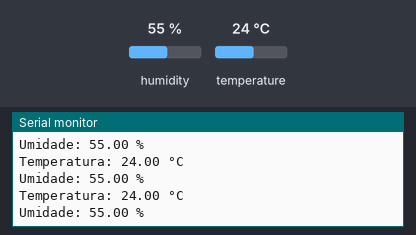
Recording of a sketch running on a simulated Arduino Mega 2560, built with avr-gcc and run on an emulated ATmega2560. On the bench: the last lines printed to the serial monitor. Inputs (shaded band) come from the test bench; at power-on: humidity 55 %, temperature 24 °C.

Above: at 3.8 s.
3.9 s: humidity set to 22 %
At 6.6 s:
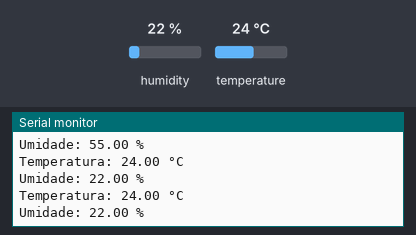
6.8 s: temperature set to 12 °C
At 8.4 s:
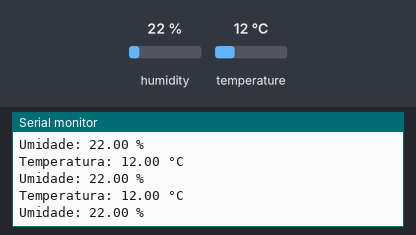
9.7 s: humidity set to 40 %
At 12.0 s:
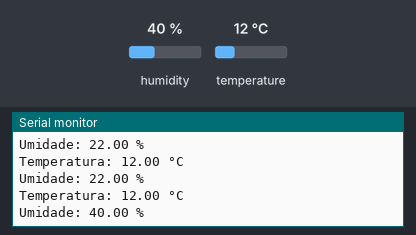
Timing chart, 0 to 13.5 s (numbered marks = the images above; inputs shaded):
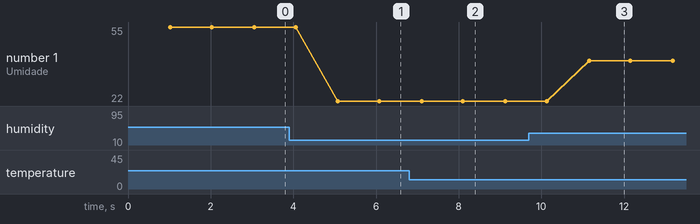

Measured:
- after the input at 3.9 s, the serial monitor: prints a new line after 1.2 s (image 1)
- after the input at 6.8 s, the serial monitor: prints a new line after 0.30 s (image 2)
- after the input at 9.7 s, the serial monitor: prints a new line after 1.5 s (image 3)
- plotted number 1: 55 → 22 after the input at 3.9 s, 22 → 40 after the input at 9.7 s

The sketch:

Dht11Code.ino
```cpp
#include <DHT.h>

#define DHTPIN 23 // Pino digital ao qual o DHT11 está conectado
#define DHTTYPE DHT11 // Tipo de sensor (DHT11)

DHT dht(DHTPIN, DHTTYPE);

void setup() {
  Serial.begin(115200);
  dht.begin();
}

void loop() {
  delay(1000); // Aguarda 1 segundos entre leituras

  float tempC = dht.readTemperature(); // Lê a temperatura em graus Celsius
  float humi = dht.readHumidity(); // Lê a umidade relativa do ar

  if (isnan(tempC) || isnan(humi)) {
    Serial.println("Falha ao ler dados do sensor!");
  } else {
    Serial.print("Temperatura: ");
    Serial.print(tempC);
    Serial.println(" °C");

    Serial.print("Umidade: ");
    Serial.print(humi);
    Serial.println(" %");
  }
}
```
